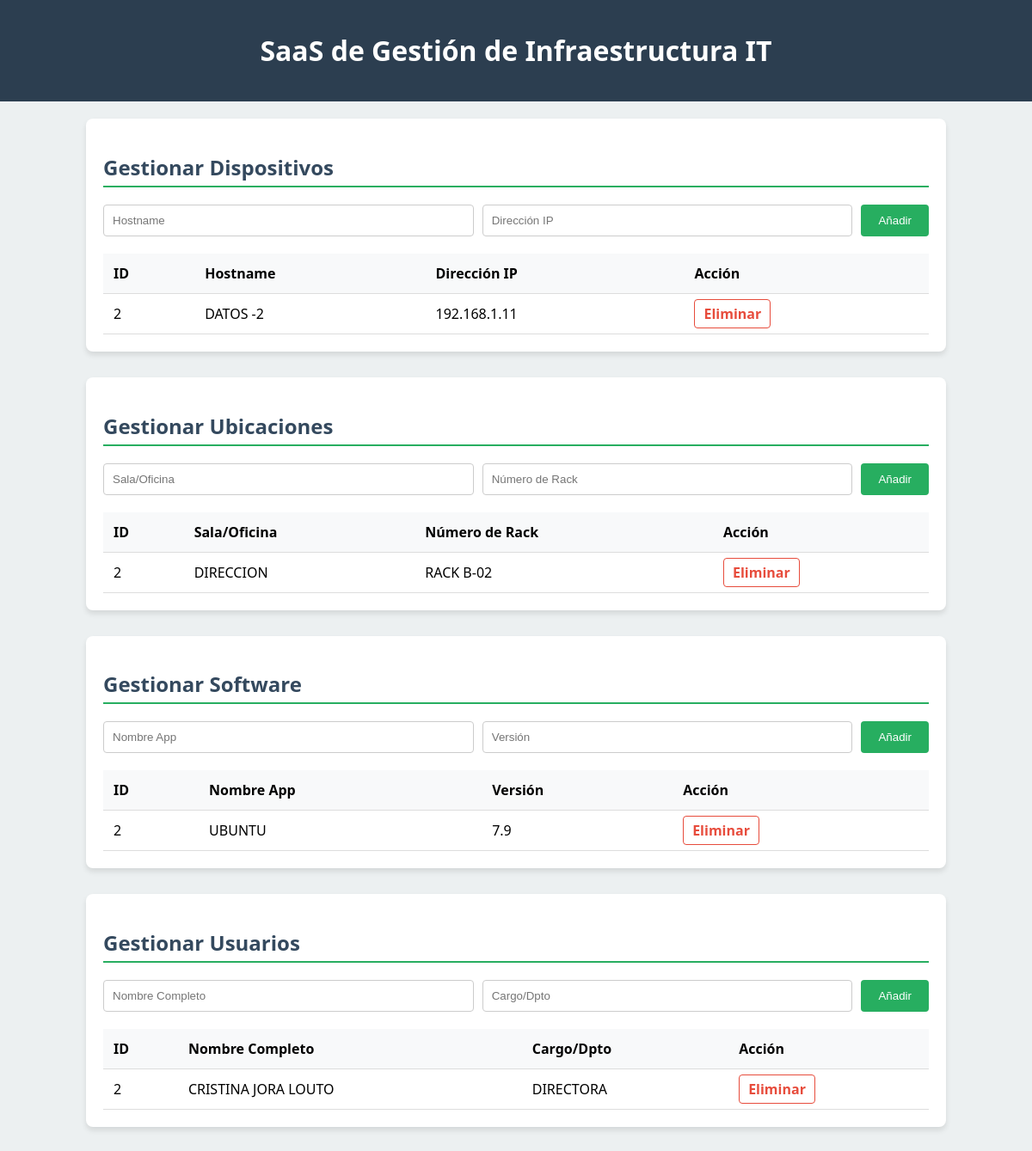
The page / on the database its author committed.
### tables this page shows
CREATE TABLE dispositivos (id INTEGER PRIMARY KEY, nombre TEXT, ip TEXT);

CREATE TABLE ubicaciones (id INTEGER PRIMARY KEY, sala TEXT, rack TEXT);

CREATE TABLE software (id INTEGER PRIMARY KEY, nombre TEXT, version TEXT);

CREATE TABLE usuarios (id INTEGER PRIMARY KEY, nombre TEXT, puesto TEXT);

### app.py (the view)
@app.route('/')
def index():
    context = {
        "dispositivos": query_db('SELECT * FROM dispositivos'),
        "ubicaciones": query_db('SELECT * FROM ubicaciones'),
        "software": query_db('SELECT * FROM software'),
        "usuarios": query_db('SELECT * FROM usuarios')
    }
    return render_template('index.html', **context)

### app.py (called while the page is built)
def query_db(query, args=(), one=False):
    conn = sqlite3.connect(DB_PATH)
    conn.row_factory = sqlite3.Row
    cur = conn.cursor()
    cur.execute(query, args)
    rv = cur.fetchall()
    conn.commit()
    conn.close()
    return (rv[0] if rv else None) if one else rv

### templates/index.html (shortened to what this page needs)
<!DOCTYPE html>
<html lang="es">
<head>
    <link rel="stylesheet" href="{{ url_for('static', filename='style.css') }}">
</head>
<body>
    <header>
        <h1>SaaS de Gestión de Infraestructura IT</h1>
    </header>
    <main class="container">
        {% for tabla, columnas in [
            ('dispositivos', ['Hostname', 'Dirección IP']),
            ('ubicaciones', ['Sala/Oficina', 'Número de Rack']),
            ('software', ['Nombre App', 'Versión']),
            ('usuarios', ['Nombre Completo', 'Cargo/Dpto'])
        ] %}
        <section class="card">
            <h2>Gestionar {{ tabla|capitalize }}</h2>
            <form action="/add/{{ tabla }}" method="POST" class="add-form">
                <input type="text" name="val1" placeholder="{{ columnas[0] }}" required>
                <input type="text" name="val2" placeholder="{{ columnas[1] }}" required>
                <button type="submit" class="btn-save">Añadir</button>
            </form>
            <table>
                <thead>
                    <tr>
                        <th>ID</th>
                        <th>{{ columnas[0] }}</th>
                        <th>{{ columnas[1] }}</th>
                        <th>Acción</th>
                    </tr>
                </thead>
                <tbody>
                    {% for item in [dispositivos, ubicaciones, software, usuarios][loop.index0] %}
                    <tr>
                        <td>{{ item['id'] }}</td>
                        <td>{{ item[1] }}</td>
                        <td>{{ item[2] }}</td>
                        <td>
                            <a href="/delete/{{ tabla }}/{{ item['id'] }}" class="btn-delete">Eliminar</a>
                        </td>
                    </tr>
                    {% endfor %}
                </tbody>
            </table>
        </section>
        {% endfor %}
    </main>
</body>
</html>

### static/style.css (style rules this page uses)
:root { --primary: #2c3e50; --secondary: #34495e; --accent: #27ae60; --danger: #e74c3c; }
body { font-family: 'Segoe UI', Tahoma, Geneva, Verdana, sans-serif; background: #ecf0f1; margin: 0; padding: 0; }
header { background: var(--primary); color: white; padding: 1rem; text-align: center; }
.container { max-width: 1000px; margin: 20px auto; padding: 0 20px; }
.card { background: white; border-radius: 8px; padding: 20px; margin-bottom: 30px; box-shadow: 0 4px 6px rgba(0,0,0,0.1); }
h2 { border-bottom: 2px solid var(--accent); color: var(--secondary); padding-bottom: 5px; }
.add-form { display: flex; gap: 10px; margin-bottom: 20px; }
input { flex: 1; padding: 10px; border: 1px solid #ccc; border-radius: 4px; }
button.btn-save { background: var(--accent); color: white; border: none; padding: 10px 20px; border-radius: 4px; cursor: pointer; }
table { width: 100%; border-collapse: collapse; }
th, td { padding: 12px; text-align: left; border-bottom: 1px solid #ddd; }
th { background: #f8f9fa; }
.btn-delete { color: var(--danger); text-decoration: none; font-weight: bold; border: 1px solid var(--danger); padding: 5px 10px; border-radius: 4px; }

### rows shown on the page
dispositivos: id "2", nombre "DATOS -2", ip "192.168.1.11"
ubicaciones: id "2", sala "DIRECCION", rack "RACK B-02"
software: id "2", nombre "UBUNTU", version "7.9"
usuarios: id "2", nombre "CRISTINA JORA LOUTO", puesto "DIRECTORA"

### other values the page prints
{{ tabla|capitalize }} "Dispositivos" "Ubicaciones" "Software" "Usuarios"
{{ columnas[0] }} "Hostname" "Sala/Oficina" "Nombre App" "Nombre Completo"
{{ columnas[1] }} "Dirección IP" "Número de Rack" "Versión" "Cargo/Dpto"
